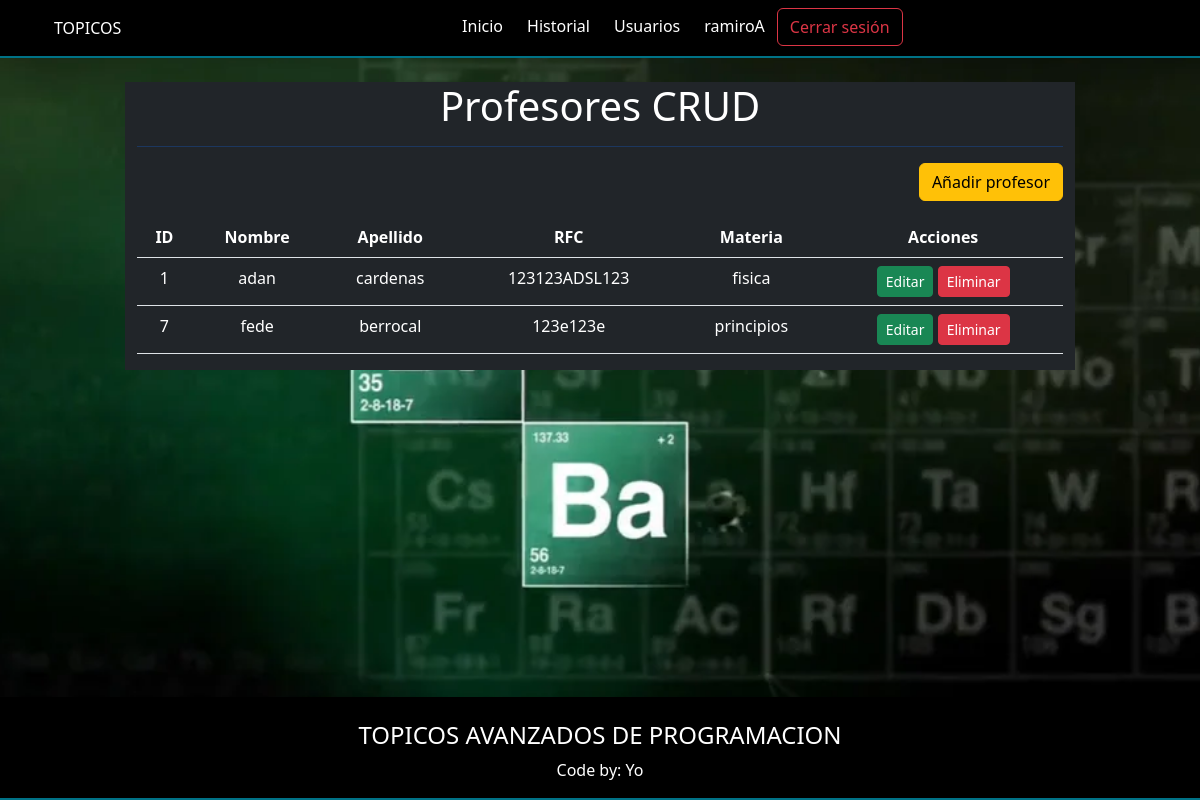
The app's page /profesores.php (signed in) with its own data.
### tables this page shows
CREATE TABLE `t_profesores` (
  `id_profesores` int(10) NOT NULL,
  `nombre` varchar(50) NOT NULL,
  `apellido` varchar(50) NOT NULL,
  `rfc` varchar(20) NOT NULL,
  `materia` varchar(50) NOT NULL
);

### profesores.php (the view, shortened to what this page needs)
<?php
require_once './app/config/conexion.php';
$consulta = $conexion->prepare("SELECT * FROM t_profesores");
$consulta->execute();
$profesores = $consulta->fetchAll(PDO::FETCH_ASSOC);
?>
<!DOCTYPE html>
<html lang="es">
<head>
  <link rel="stylesheet" href="./public/css/b5.css">
  <link rel="stylesheet" href="./public/css/main.css">
</head>
<body>
  <?php require_once './components/navbar.php'; ?>
  <main>
    <div class="container mt-4">
      <div class="row justify-content-center">
        <div class="col-md-10 bg-dark text-end">
          <h1 class="text-center text-white">Profesores CRUD</h1>
          <hr class="text-primary">
          <?php if ($_SESSION['usuario_sesion']['rol'] === 'admin'): ?>
            <a href="./agregarProfesores.php" class="btn btn-warning mb-3">Añadir profesor</a>
          <?php endif; ?>
          <table class="table text-white text-center">
            <thead>
              <tr>
                <th>ID</th>
                <th>Nombre</th>
                <th>Apellido</th>
                <th>RFC</th>
                <th>Materia</th>
                <th>Acciones</th>
              </tr>
                <tbody>
                <?php foreach ($profesores as $profesor): ?>
                <tr>
                    <td><?= $profesor['id_profesores'] ?></td>
                    <td><?= $profesor['nombre'] ?></td>
                    <td><?= $profesor['apellido'] ?></td>
                    <td><?= $profesor['rfc'] ?></td>
                    <td><?= $profesor['materia'] ?></td>
                    <td>
                    <?php if ($_SESSION['usuario_sesion']['rol'] === 'admin'): ?>
                        <a href="./actualizarProfesores.php?id=<?= $profesor['id_profesores'] ?>" class="btn btn-success btn-sm">Editar</a>
                        <a href="./app/controller/eliminarControllerProfesor.php?id=<?= $profesor['id_profesores'] ?>" class="btn btn-danger btn-sm">Eliminar</a>
                    <?php else: ?>
                        <span class="text-muted">Sin permisos</span>
                    <?php endif; ?>
                    </td>
                </tr>
                <?php endforeach; ?>
                </tbody>
          </table>
        </div>
      </div>
    </div>
  </main>
  <?php require_once './components/footer.php'; ?>
</body>
</html>

### public/css/main.css (style rules this page uses)
body { background: url("../img/tabla.jpg") fixed no-repeat 0 0; background-size: cover; background-position: center center; color: #fff; }
html, body { height: 100%; margin: 0; display: flex; flex-direction: column; }
main { flex: 1; }

### records on screen
t_profesores: id_profesores "1", nombre "adan", apellido "cardenas", rfc "123123ADSL123", materia "fisica"
t_profesores: id_profesores "7", nombre "fede", apellido "berrocal", rfc "123e123e", materia "principios"

### other values on screen
$_SESSION['usuario_sesion']['usuario'] "ramiroA"
